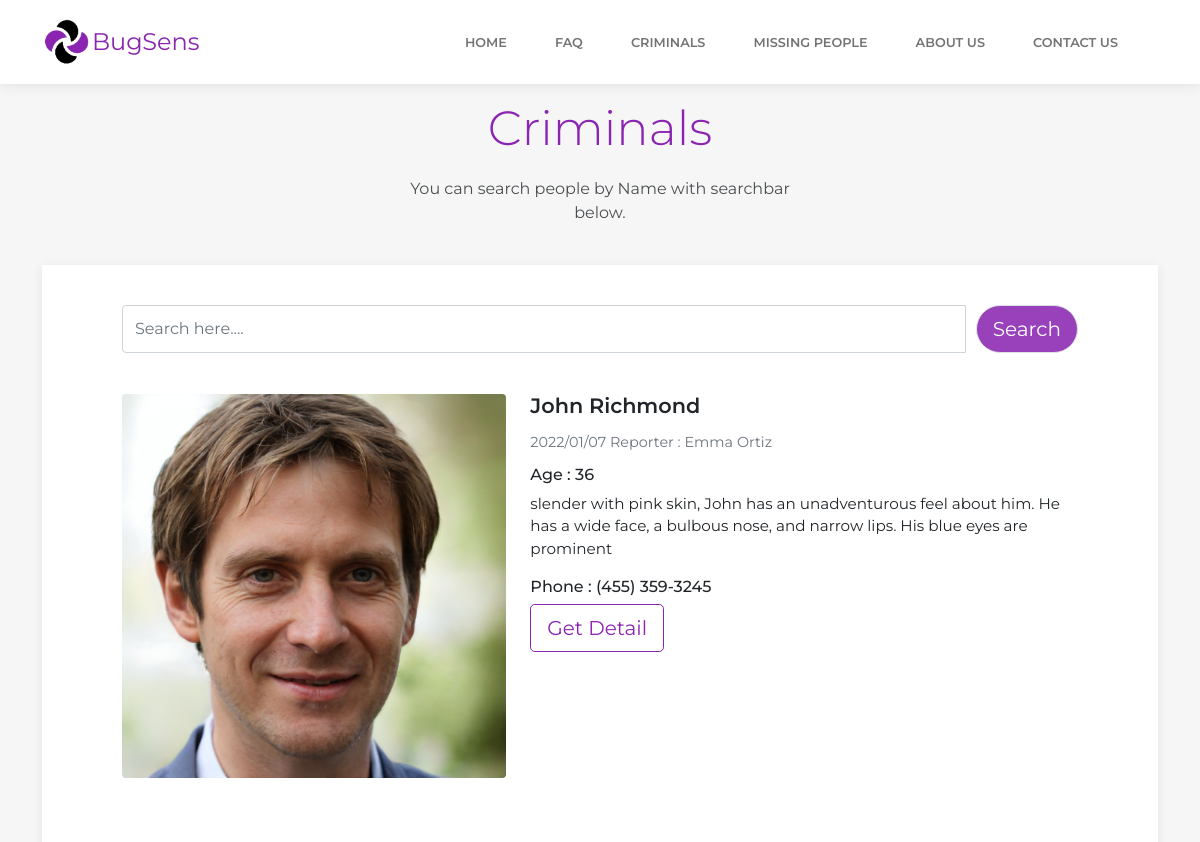
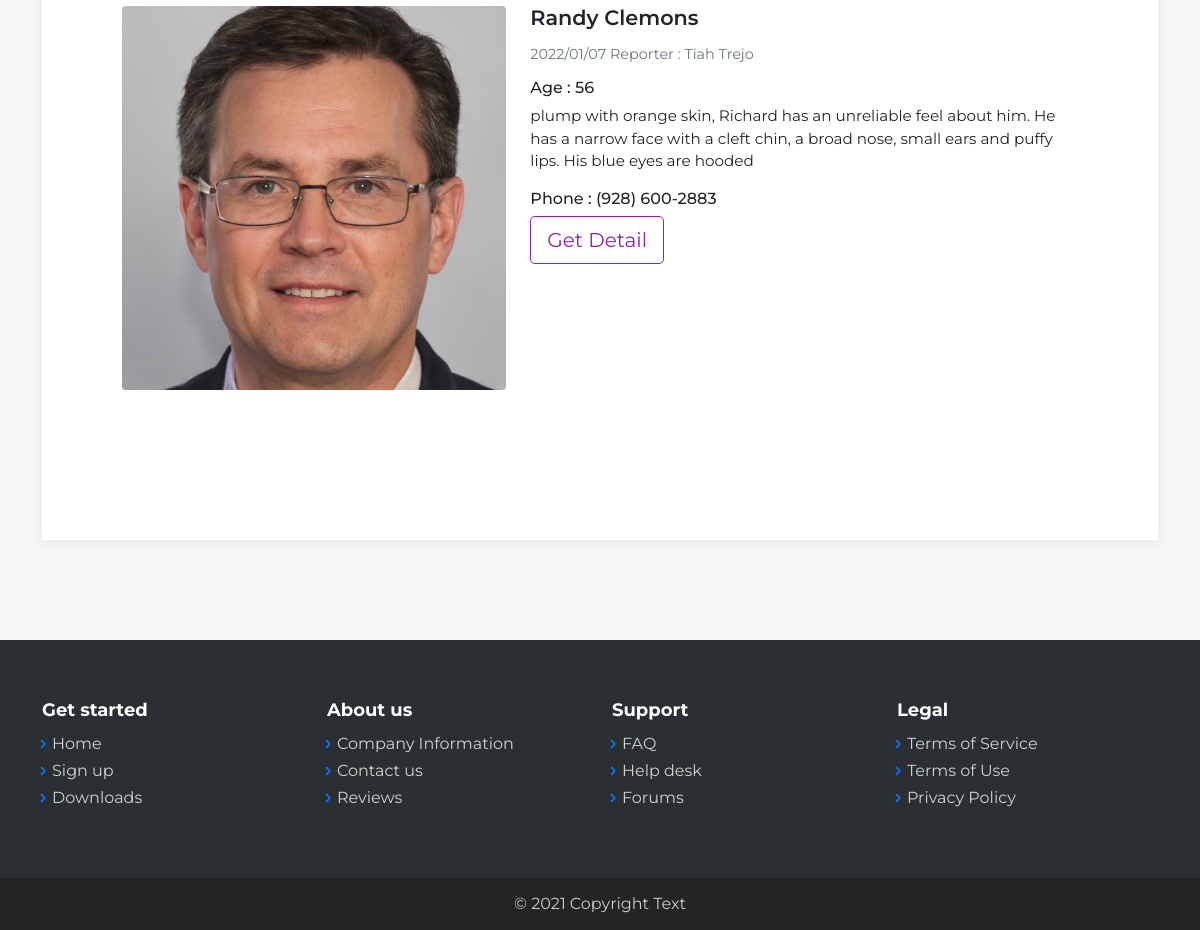
The app's page /criminals.php with its own data (2 pictures, top to bottom).
### tables this page shows
CREATE TABLE IF NOT EXISTS `criminalpeople` (
  `cp_id` int(10) NOT NULL AUTO_INCREMENT,
  `cp_name` varchar(100) NOT NULL,
  `cp_reporter` varchar(50) DEFAULT NULL,
  `cp_reportermail` varchar(50) DEFAULT NULL,
  `cp_age` varchar(5) NOT NULL,
  `cp_photos` varchar(100) NOT NULL,
  `cp_details` varchar(255) NOT NULL,
  `cp_contact` varchar(100) NOT NULL,
  `cp_phone` varchar(20) NOT NULL,
  `cp_show` int(1) NOT NULL,
  `cp_date` varchar(50) DEFAULT NULL,
  PRIMARY KEY (`cp_id`)
);

### functions.php (called while the page is built, shortened)
<?php
function searchPeople($db, $name, $slc, $tt)
{
   $query = 'select * from ' . $tt . ' where ' . $slc . '_name like "%' . $name . '%"';
   $r = $db->query($query);
   return $r;
}

### criminals.php (the view, shortened to what this page needs)
<?php
$slc = 'cp';
$tt = 'criminalpeople';
include 'styleLinks.php';
include 'search.php';
?>
<?php
while ($rec = $r->fetch_assoc()) {
    if ($rec[$slc . '_show'] == 1) {
?>
        <div class="clean-blog-post">
            <div class="row">
                <div class="col-lg-5"><img class="rounded img-fluid" src="images/<?php echo $rec["cp_photos"]; ?>"></div>
                <div class="col-lg-7 col-xl-7">
                    <h3><?php echo $rec["cp_name"]; ?></h3>
                    <div class="info"><span class="text-muted"><?php echo $rec["cp_date"]; ?><span> Reporter : <?php echo $rec["cp_reporter"]; ?></span></span></div>
                    <h6>Age : <?php echo $rec["cp_age"]; ?></h6>
                    <p><?php echo $rec["cp_details"]; ?></p>
                    <h6>Phone : <?php echo $rec["cp_phone"]; ?></h6>
                    <a class="btn btn-outline-primary btn-lg" role="button" href="/criminalPeople.php?id=<?php echo $rec["cp_id"]; ?>" style="color: #8a24b1;border-color: #8a24b1;">Get Detail</a>
                </div>
            </div>
        </div>
<?php }
} ?>
</div>
</div>
</section>
</main>
<?php
include 'footer.php';
?>

### assets/css/best-carousel-slide.css (style rules this page uses)
span { font-style: inherit; font-weight: inherit; }

### assets/css/Carousel-overlay-text.css (style rules this page uses)
*, *:before, *:after { -webkit-box-sizing: border-box; -moz-box-sizing: border-box; box-sizing: border-box; }

### records on screen
criminalpeople: cp_photos (picture), cp_name "John Richmond", cp_date "2022/01/07", cp_reporter "Emma Ortiz", cp_age "36", cp_details "slender with pink skin, John has an unadventurous feel about him. He has a wide face, a bulbous nose, and narrow lips. His blue eyes are prominent", cp_phone "(455) 359-3245"
criminalpeople: cp_photos (picture), cp_name "Randy Clemons", cp_date "2022/01/07", cp_reporter "Tiah Trejo", cp_age "56", cp_details "plump with orange skin, Richard has an unreliable feel about him. He has a narrow face with a cleft chin, a broad nose, small ears and puffy lips. His blue eyes are hooded", cp_phone "(928) 600-2883"

### other values on screen
$title "Criminals"
